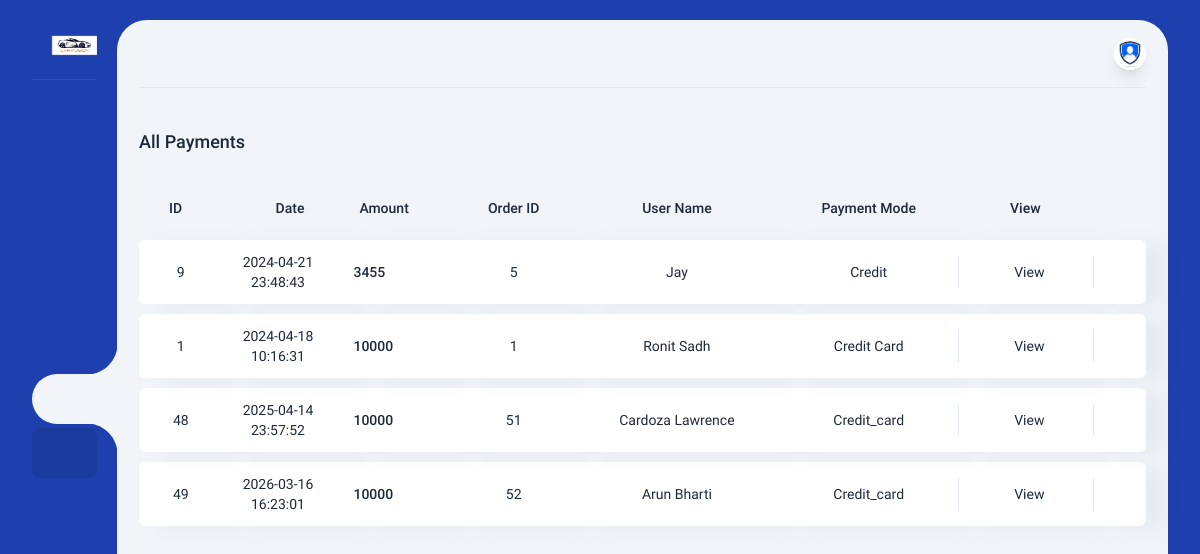
The page /Admin/payments.php (signed in) on the database its author committed.
### tables this page shows
CREATE TABLE `payments` (
  `id` int(11) NOT NULL,
  `reference_id` int(11) NOT NULL,
  `amount` int(11) NOT NULL,
  `order_id` int(11) NOT NULL,
  `user_id` int(11) NOT NULL,
  `mode` varchar(50) NOT NULL,
  `details` varchar(255) NOT NULL,
  `dt` timestamp NOT NULL DEFAULT current_timestamp()
);

CREATE TABLE `orders` (
  `order_id` int(11) NOT NULL,
  `customer_id` int(11) NOT NULL,
  `car_id` int(11) DEFAULT NULL,
  `amount` int(11) NOT NULL,
  `aadhaar_num` bigint(15) NOT NULL,
  `license_num` bigint(15) NOT NULL,
  `order_time` timestamp NOT NULL DEFAULT current_timestamp(),
  `booking_address` varchar(200) NOT NULL,
  `pincode` int(11) NOT NULL,
  `details` varchar(255) NOT NULL,
  `order_status` enum('pending','accepted','rejected') NOT NULL DEFAULT 'pending'
);

CREATE TABLE `users` (
  `user_id` int(11) NOT NULL,
  `user_name` varchar(50) NOT NULL,
  `user_phone` bigint(10) NOT NULL,
  `user_address` varchar(150) NOT NULL,
  `user_email` varchar(50) NOT NULL,
  `user_city` varchar(20) NOT NULL,
  `user_state` varchar(30) NOT NULL,
  `user_password` varchar(50) NOT NULL,
  `membership_plan_id` int(11) NOT NULL DEFAULT 1,
  `user_last_accessed` timestamp NOT NULL DEFAULT current_timestamp() ON UPDATE current_timestamp(),
  `user_added_time` timestamp NOT NULL DEFAULT current_timestamp(),
  `user_last_updated` timestamp NULL DEFAULT NULL,
  `user_status` tinyint(1) NOT NULL DEFAULT 1
);

### Admin/fetch_payments.php (the view, shortened to what this page needs)
<?php
include('connection.php');
$query = "SELECT payments.*, orders.order_id AS order_id, users.user_name
          FROM payments
          JOIN orders ON payments.order_id = orders.order_id
          JOIN users ON payments.user_id = users.user_id";
$result = mysqli_query($conn, $query);
if(mysqli_num_rows($result) > 0) {
    while($row = mysqli_fetch_assoc($result)) {
        echo '<tr class="intro-x">';
        echo '<td class="text-center idd">' . $row['id'] . '</td>';
        echo '<td class="text-center current-date">' . $row['dt'] . '</td>';
        echo '<td class="order-amount">';
        echo '<a href="" class="font-medium whirtespace-nowrap">' . $row['amount'] . '</a>';
        echo '</td>';
        echo '<td class="text-center">' . $row['order_id'] . '</td>';
        echo '<td class="text-center">' . $row['user_name'] . '</td>';
        echo '<td class="text-center">' . $row['mode'] . '</td>';
        echo '<td class="table-report__action w-46">';
        echo '<div class="flex justify-center items-center">';
        echo '<a class="flex items-center mr-3 view" href="view_payment.php?payment_id=' . $row['id'] . '"> <i data-lucide="eye" class="w-4 h-4 mr-1"></i> View </a>';
        echo '</div>';
        echo '</td>';
        echo '<td class="table-report__action w-46">';
        echo '</td>';
        echo '</tr>';
    }
} else {
    echo '<tr><td colspan="8" class="text-center">No payments found</td></tr>';
}
?>

### Admin/payments.php (style rules this page uses)
td.text-center.current-date { width: 13%; }
td.text-center.current-date { padding-left: 0; }
td.order-amount { padding-left: 0px; }

### rows shown on the page
payments: id "9", dt "2024-04-21 23:48:43", amount "3455", order.order_id "5", user.user_name "Jay", mode "Credit"
payments: id "1", dt "2024-04-18 10:16:31", amount "10000", order.order_id "1", user.user_name "Ronit Sadh", mode "Credit Card"
payments: id "48", dt "2025-04-14 23:57:52", amount "10000", order.order_id "51", user.user_name "Cardoza Lawrence", mode "Credit_card"
payments: id "49", dt "2026-03-16 16:23:01", amount "10000", order.order_id "52", user.user_name "Arun Bharti", mode "Credit_card"
